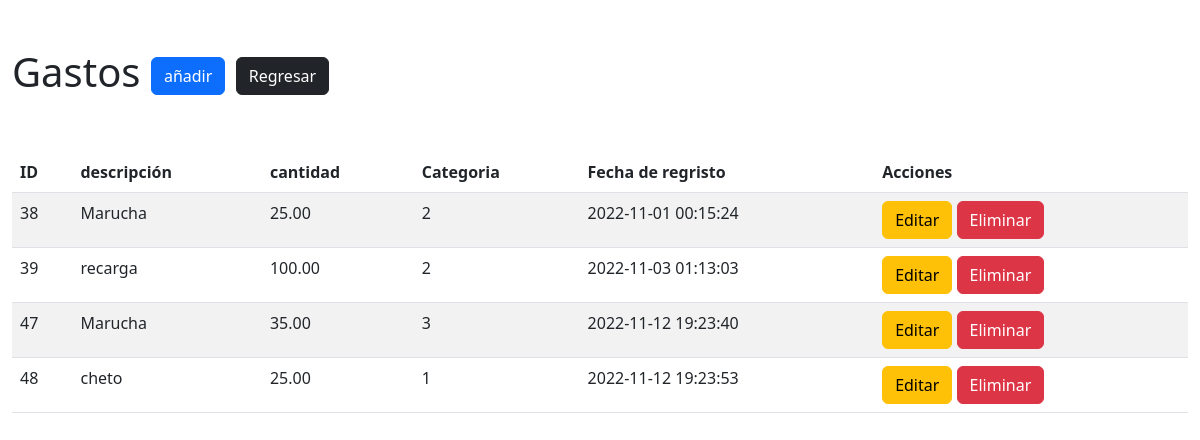
Screenshot of /spending-tracker/gastos/index.php (signed in) with the database file from the repository.
### tables this page shows
CREATE TABLE `dinero` (
  `id` int(11) NOT NULL,
  `cantidad` float(8,2) NOT NULL,
  `categoría` int(11) NOT NULL,
  `fecha` timestamp NOT NULL DEFAULT current_timestamp(),
  `descripción` varchar(255) NOT NULL
);

### spending-tracker/gastos/index.php (the view, shortened to what this page needs)
<?php
require_once("../config/config.php");
$query = "SELECT id,descripción,cantidad,categoría,fecha  FROM dinero  ";
$result = $conexion->query($query);
?>
<!DOCTYPE html>
<html lang="en">
<head>
<link href="https://cdn.jsdelivr.net/npm/bootstrap@5.2.2/dist/css/bootstrap.min.css" rel="stylesheet">
</head>
<body>
    <div class="container-fluid">
        <div class="row mt-5">
            <div class="col">
                <h1>Gastos <a href="form_insert.php" class="btn btn-primary"> añadir</a>
                <a href="../index.php" class="btn btn-dark style="margin-left: 5px;">Regresar</a></h1>
            </div>
        </div>
        <div class="row mt-5">
            <div class="col">
                <table class="table table-striped table-hover">
                    <thead>
                        <tr>
                            <th>ID</th>
                            <th>descripción	</th>
                            <th>cantidad</th>
                            <th>Categoria</th>
                            <th>Fecha de regristo</th>
                            <th>Acciones</th>
                        </tr>
                    </thead>
                    <tbody>
                        <?php
                       while($row = $result-> fetch_assoc()){
                        ?>
                      <tr>
                            <td><?php echo $row["id"]; ?></td>
                            <td><?php echo $row["descripción"]; ?></td>
                            <td><?php echo $row["cantidad"]; ?></td>
                            <td><?php echo $row["categoría"]; ?></td>
                            <td><?php echo $row["fecha"]; ?></td>
                            <td>
                                <a href="form_undate.php?id=<?php echo $row['id']; ?>" class="btn btn-warning">Editar</a>
                                <a href="../config../delete_spending.php?id=<?php echo $row['id']; ?>" class="btn btn-danger">Eliminar</a>
                            </td>
                        </tr>
                        <?php } ?>
                    </tbody>
                </table>
            </div>
        </div>
    </div>
</body>
</html>

### rows the page displays
dinero: id "38", descripción "Marucha", cantidad "25.00", categoría "2", fecha "2022-11-01 00:15:24"
dinero: id "39", descripción "recarga", cantidad "100.00", categoría "2", fecha "2022-11-03 01:13:03"
dinero: id "47", descripción "Marucha", cantidad "35.00", categoría "3", fecha "2022-11-12 19:23:40"
dinero: id "48", descripción "cheto", cantidad "25.00", categoría "1", fecha "2022-11-12 19:23:53"
